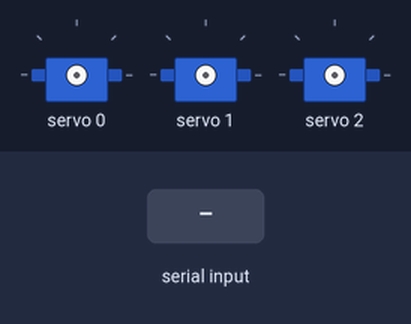
Bench run of a sketch on a simulated Arduino Uno, built with avr-gcc and run on an emulated ATmega328P. On the bench: 3 × servo. The inputs (shaded band) are chosen by the test bench. What the sketch prints to the serial monitor is not drawn.

Above: at 2.2 s.
2.3 s: "90,45\n" received over the second serial link
3.8 s: "5\n" received over the second serial link
Timing chart, 0 to 6.8 s (numbered marks = the images above; inputs shaded):
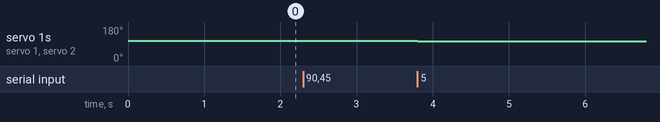

The sketch:

BT_Receiver.ino
```cpp
#include <SoftwareSerial.h>
#include <Wire.h>
#include <Adafruit_PWMServoDriver.h>

Adafruit_PWMServoDriver pwm = Adafruit_PWMServoDriver();

#define SERVO_FREQ 40  //Amazons technical page said it has a max pulse period of 2.5ms so Freq=1/period gives the appropriate servo Freq
#define SERVOMIN 100   // This is the 'minimum' pulse length count (out of 4096)
#define SERVOMAX 450   // This is the 'maximum' pulse length count (out of 4096)
#define UMIN 500       //min and max pulse lengths in microseconds
#define UMAX 2500

SoftwareSerial BT(0, 1);

String dataString;

//angles for servos to move to at initalisation(FEATURE NOT IMPLEMENTED REQUIRES FEEDBACK LOOP ON SERVO);
// int16_t x_ang_init_1 = 0;
// int16_t y_ang_init_1 = 180;

int16_t x_ang_1 = 0;
int16_t y_ang_1 = 90;
int16_t x_ang_2 = 90;


//servos
uint8_t servoOne = 0;
uint8_t servoTwo = 1;
uint8_t servoThree = 2;


//store the values into a struct for easier access
struct ReceivedData {
  byte x_1;  //joystick 1 x and y vals
  byte y_1;
  byte x_2;  //joystick 2 x and y vals
  byte y_2;
};

ReceivedData data;  //new instance of the struct called data

void setup() {

  Serial.begin(9600);

  while (!Serial)
    ;

  delay(1000);

  Serial.println("Initialised");  //just to check that everything is working

  BT.begin(38400);

  pwm.begin();
  pwm.setOscillatorFrequency(27000000);
  pwm.setPWMFreq(SERVO_FREQ);
  delay(10);
}

void loop() {


  if (BT.available()) {

    dataString = BT.readStringUntil('\n');  //thats why the \n was added to the data string in the controller (make sure you use single quotes here and not double)

    sscanf(dataString.c_str(), "%d,%d,%d,%d", &data.x_1, &data.y_1, &data.x_2, &data.y_2);
    //, &data.x_2, &data.y_2); //format the string and store their values in the struct

    //Serial.println(dataString);
    //check the angle and received data for the x value


    //checks if value received by controller is less than or equal to a certain amount
    if (data.x_1 < 90) {

      x_ang_1 -= 2;

      //delay(10);

    } else if (data.x_1 > 150) {

      x_ang_1 += 2;

      //delay(10);
    }

    if (data.y_1 < 100) {

      y_ang_1 -= 2;

      //delay(10);

    } else if (data.y_1 > 150) {

      y_ang_1 += 2;

      //delay(10);
    }

    if (data.x_2 < 100) {

      x_ang_2 -= 2;

      //delay(10);

    } else if (data.x_2 > 150) {

      x_ang_2 += 2;

      //delay(10);
    }
    //if statements to not let the user go into values past <0, and >180, so taht user input will always be reacted by servo.

    if (x_ang_1 < 0) {
      x_ang_1 = 0;
    } else if (x_ang_1 > 180) {
      x_ang_1 = 180;
    }

    if (y_ang_1 < 0) {
      y_ang_1 = 0;
    } else if (y_ang_1 > 180) {
      y_ang_1 = 180;
    }

    if (x_ang_2 < 0) {
      x_ang_2 = 0;
    } else if (x_ang_2 > 180) {
      x_ang_2 = 180;
    }


    //set the servos to that angle
    pwm.setPWM(servoOne, 0, ConvertAngleToPWMWidth(x_ang_1));
    pwm.setPWM(servoTwo, 0, ConvertAngleToPWMWidth(y_ang_1));
    pwm.setPWM(servoThree, 0, ConvertAngleToPWMWidth(x_ang_2));


    Serial.println(y_ang_1);
    delay(10);
    //delay(250); //Use this delay in setup so the robot doesn't kill itself or anyone else..
  }
}


int ConvertAngleToPWMWidth(int angle) {

  angle = map(angle, 0, 180, SERVOMIN, SERVOMAX);

  return angle;
}
```

Measured:
- after the input at 3.8 s, servo 1, servo 2: 108° → 105° at once
